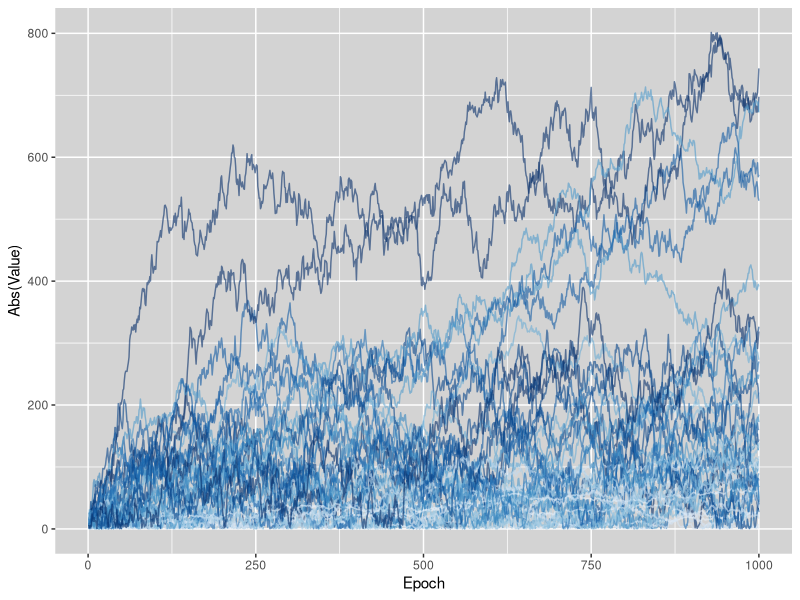
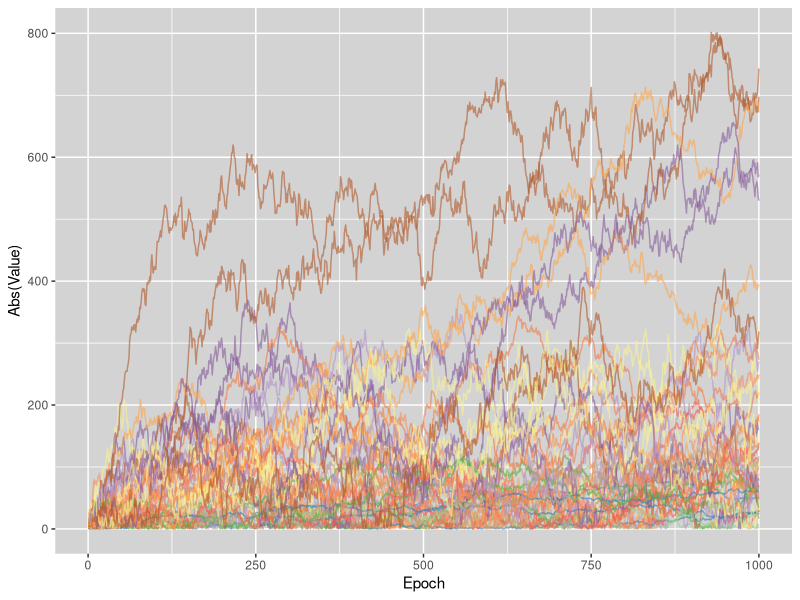

These figures' R source, in order: (Note: this script raises an error after producing the figures.)
library(ggplot2)
library(RColorBrewer)
library(scales)
library(plyr)
library(dplyr)

n_series <- 12
n_trial <- 4
n_epoch <- 1000

df <- lapply(1:n_series, function(i) {
    lapply(1:n_trial, function(trial) {
        ## Random walk
        sigma <- i
        ys <- abs(cumsum(rnorm(n_epoch, 0, sigma)))
        data.frame(series=rep(i, n_epoch), trial=rep(trial, n_epoch), sigma=rep(sigma, n_epoch), x=1:n_epoch, y=ys)
    }) %>% ldply(data.frame)
}) %>% ldply(data.frame)

draw_chart <- function(cols, bg_col, filename) {
    png(filename=filename, width=1024, height=768)
    g <- ggplot()
    for (df.sub in split(df, list(df$series, df$trial))) {
        col <- gradient_n_pal(cols)(df.sub$series / n_series)
        g <- g + geom_line(data=df.sub, aes(x=x, y=y), colour=col, alpha=0.6)
    }
    g <- g + theme(panel.background = element_rect(fill=bg_col))
    g <- g + labs(x='Epoch', y='Abs(Value)')
    plot(g)
    dev.off()
}

## Cited from https://sites.google.com/site/seascapemodelling/home/r-code/customising-plots/continous-colour-brewer-palettes
bluecols <- brewer.pal(9, 'Blues')
newcol <- colorRampPalette(bluecols)
cols <- newcol(n_series)
draw_chart(cols, "lightgray", "blue.png")

cols <- brewer.pal(12, 'Paired')
draw_chart(cols, "lightgray", "paired.png")

cols <- dichromat_pal("BrowntoBlue.12")(n_series)
draw_chart(cols, "black", "brown_to_blue.png")
